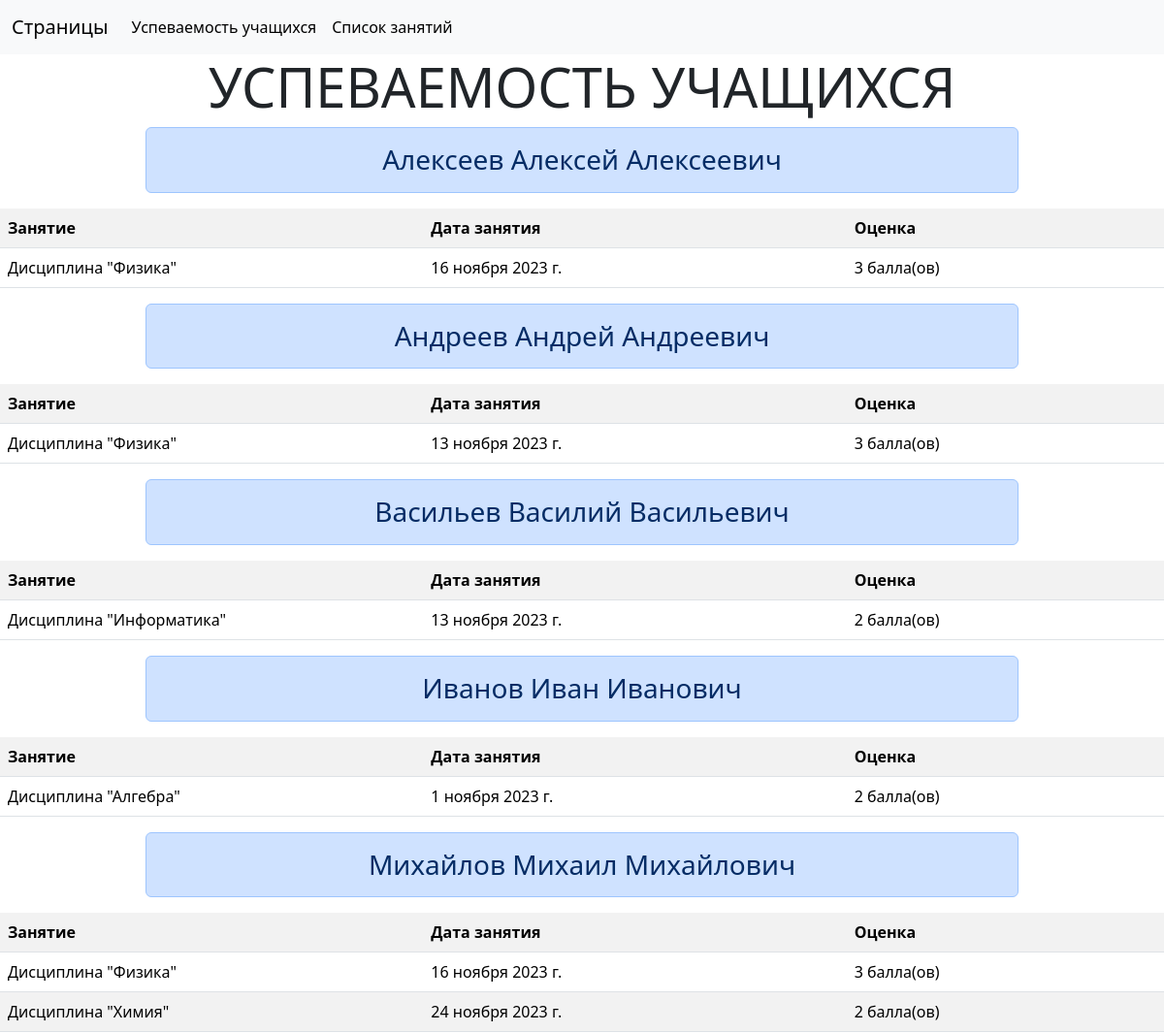
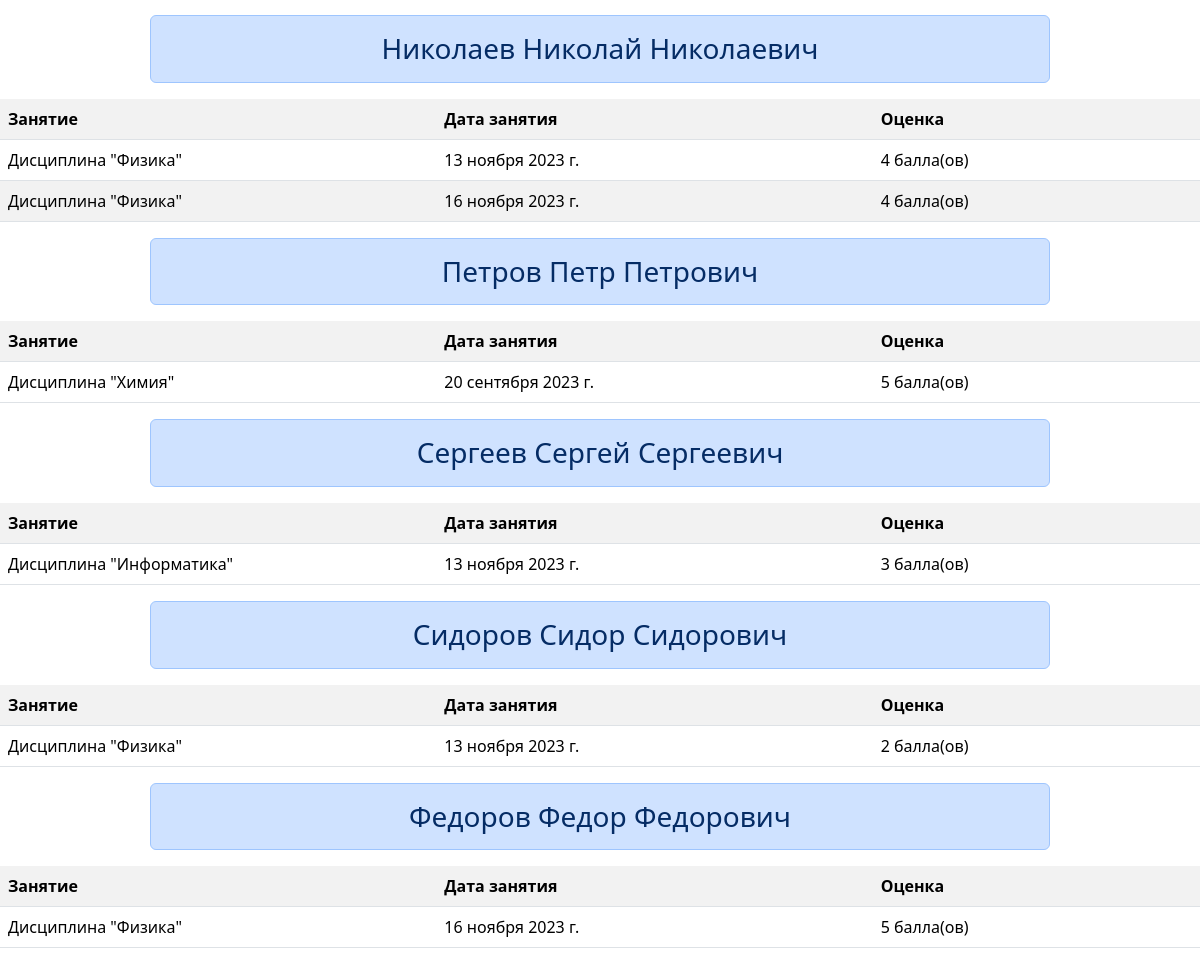
Screenshot of /dnevnik with the database file from the repository (2 pictures, top to bottom).
### btest/models.py (models this page shows, shortened)
class Students(models.Model):
    surname = models.CharField(null=False, max_length=100, verbose_name='Фамилия')
    name = models.CharField(null=False, max_length=100, verbose_name='Имя')
    patronymic = models.CharField(null=False, max_length=100, verbose_name='Отчетство')
    def __str__(self):
        return f"{self.surname} {self.name} {self.patronymic}"
    class Meta:
        verbose_name_plural = 'Школьники'
        verbose_name = 'Школьник'
        ordering = ['surname']

class Grade(models.Model):
    lesson = models.ForeignKey('Lesson', null=False, on_delete=models.PROTECT, verbose_name='Занятие')
    student = models.ForeignKey('Students', null=False, on_delete=models.PROTECT, verbose_name='Учащийся')
    grade = models.IntegerField(null=False, blank=False, validators=[MinValueValidator(2), MaxValueValidator(5)],verbose_name='Оценка')
    class Meta:
        verbose_name_plural = 'Оценки'
        verbose_name = 'Оценка'
        unique_together = ('lesson', 'student')

class Lesson(models.Model):
    lesson = models.ForeignKey('Subject', null=False, on_delete=models.PROTECT, verbose_name='Занятие')
    published = models.DateField(blank=False, null=False, verbose_name='Дата')
    def __str__(self):
        return f"{self.lesson.name}, {self.published.strftime('%d.%m.%Y')}"
    class Meta:
        verbose_name_plural = 'Занятия'
        verbose_name = 'Занятие'
        ordering = ['published']

class Subject(models.Model):
    name = models.CharField(null=False, max_length=100, verbose_name='Название')
    teacher = models.CharField(null=False, max_length=200, verbose_name='Преподатаватель')
    def __str__(self):
        return self.name
    class Meta:
        verbose_name_plural = 'Предметы'
        verbose_name = 'Предмет'

### btest/views.py (the view)
# urls.py: path('dnevnik', views.dnevnik),
def dnevnik(request):
    grades = Grade.objects.all()
    students = Students.objects.all()
    for student in students:
        print(student.surname)
        for grade in grades:
            if student.id == grade.student.id:
                print(str(grade.lesson) + " " + str(grade.student) + " " + str(grade.grade))
    return render(request, "btest/dnevnik.html", {
        'grades': grades,
        'students': students
    })

### btest/templates/btest/dnevnik.html (shortened to what this page needs)
<!DOCTYPE html>
<html lang="en">
<head>
    {% load bootstrap5 %}
	{% bootstrap_css %}
</head>
<body>
<nav class="navbar navbar-expand-lg navbar-light bg-light">
  <div class="container-fluid">
    <a class="navbar-brand" href="#">Страницы</a>
    <div class="collapse navbar-collapse" id="navbarNav">
      <ul class="navbar-nav">
        <li class="nav-item">
          <a class="nav-link active" aria-current="page" href="/dnevnik">Успеваемость учащихся</a>
        </li>
        <li class="nav-item">
          <a class="nav-link active" aria-current="page" href="/schedule">Список занятий</a>
        </li>
      </ul>
    </div>
  </div>
</nav>
<h1 class="display-4 text-center">УСПЕВАЕМОСТЬ УЧАЩИХСЯ</h1>
{% for student in students %}
<h3 class="alert alert-primary text-center" style="width: 75%;  left: 12.5%;">{{student.surname}} {{student.name}} {{student.patronymic}}</h3>
<table class="table table-striped table-hover">
	<tbody>
		<tr>
            <th class = "col-4">Занятие</th>
			<th class = "col-4">Дата занятия</th>
			<th class = "col-3">Оценка</th>
		</tr>
        {% for grade in grades %}
            {% if student.id == grade.student.id %}
            <tr>
                <td>Дисциплина "{{ grade.lesson.lesson }}"</td>
                <td>{{ grade.lesson.published }}</td>
                <td>{{ grade.grade }} балла(ов)</td>
            </tr>
            {% endif %}
        {% endfor %}
	</tbody>
</table>
{% endfor %}
</body>
</html>

### rows the page displays
Students: surname "Алексеев", name "Алексей", patronymic "Алексеевич"
Grade: lesson.lesson "Физика", lesson.published "16 ноября 2023 г.", grade "3"
Students: surname "Андреев", name "Андрей", patronymic "Андреевич"
Grade: lesson.lesson "Физика", lesson.published "13 ноября 2023 г.", grade "3"
Students: surname "Васильев", name "Василий", patronymic "Васильевич"
Grade: lesson.lesson "Информатика", lesson.published "13 ноября 2023 г.", grade "2"
Students: surname "Иванов", name "Иван", patronymic "Иванович"
Grade: lesson.lesson "Алгебра", lesson.published "1 ноября 2023 г.", grade "2"
Students: surname "Михайлов", name "Михаил", patronymic "Михайлович"
Grade: lesson.lesson "Физика", lesson.published "16 ноября 2023 г.", grade "3"
Grade: lesson.lesson "Химия", lesson.published "24 ноября 2023 г.", grade "2"
Students: surname "Николаев", name "Николай", patronymic "Николаевич"
Grade: lesson.lesson "Физика", lesson.published "13 ноября 2023 г.", grade "4"
Grade: lesson.lesson "Физика", lesson.published "16 ноября 2023 г.", grade "4"
Students: surname "Петров", name "Петр", patronymic "Петрович"
Grade: lesson.lesson "Химия", lesson.published "20 сентября 2023 г.", grade "5"
Students: surname "Сергеев", name "Сергей", patronymic "Сергеевич"
Grade: lesson.lesson "Информатика", lesson.published "13 ноября 2023 г.", grade "3"
Students: surname "Сидоров", name "Сидор", patronymic "Сидорович"
Grade: lesson.lesson "Физика", lesson.published "13 ноября 2023 г.", grade "2"
Students: surname "Федоров", name "Федор", patronymic "Федорович"
Grade: lesson.lesson "Физика", lesson.published "16 ноября 2023 г.", grade "5"
